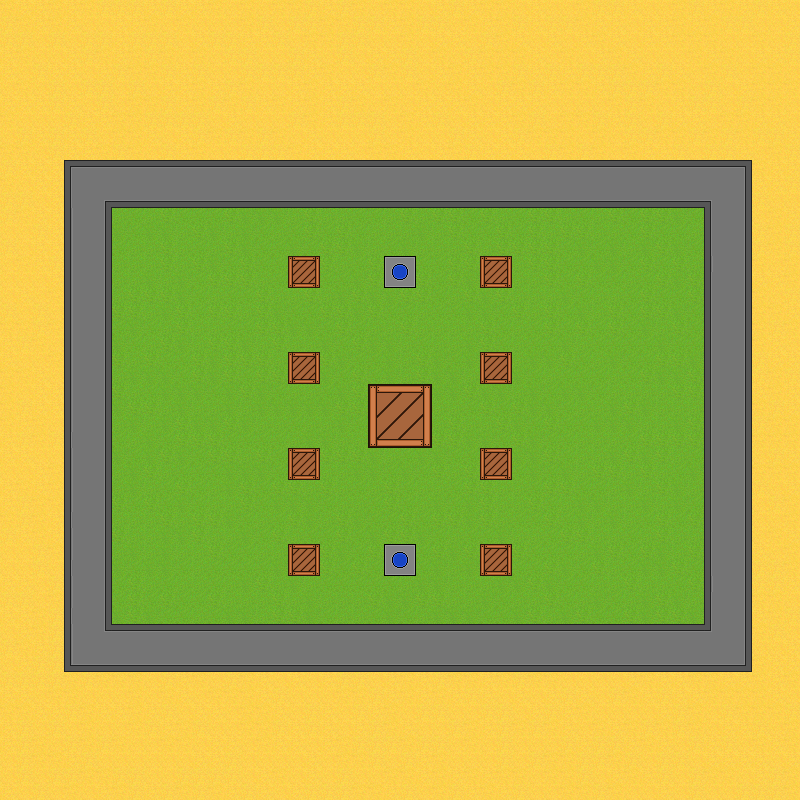

The image is a tile-based game level rendered from a .tmx file. Its description and source (layers, tilesets, objects; grid data summarised) follow:
An orthogonal 50x50 tile map with 16x16 px tiles, 2 tile layers (Ground, obstacles), 2 tilesets and 17 objects (13x collision_full, 2x spawn, 2x weaponspawn).

<map version="1.0" orientation="orthogonal" renderorder="right-down" width="50" height="50" tilewidth="16" tileheight="16" nextobjectid="59">
 <tileset firstgid="1" name="landscapetextures" tilewidth="16" tileheight="16" tilecount="32" columns="8">
  <image source="sprites/landscapetextures.png" width="128" height="64" />
 </tileset>
 <tileset firstgid="33" name="obstaclesSheet" tilewidth="16" tileheight="16" tilecount="128" columns="16">
  <image source="sprites/obstaclesSheet.png" width="256" height="128" />
 </tileset>
 <layer name="Ground" width="50" height="50">
  <data>[2500 cells, 2500 non-empty, 33 distinct tile ids]</data>
 </layer>
 <objectgroup name="spawnpoints">
  <object id="10" name="spawn1" type="spawn" x="170" y="399.167" width="16" height="16">
   <ellipse />
  </object>
  <object id="14" name="spawn2" type="spawn" x="641.666" y="394.333">
   <ellipse />
  </object>
 </objectgroup>
 <layer name="obstacles" width="50" height="50">
  <data>[2500 cells, 56 non-empty, 24 distinct tile ids]</data>
 </layer>
 <objectgroup name="collision">
  <object id="30" name="collision" type="collision_full" x="480" y="255.333" width="32" height="32">
   <properties>
    <property name="collision_level" value="2" />
   </properties>
  </object>
  <object id="46" name="collision" type="collision_full" x="65.3333" y="174" width="644.667" height="32">
   <properties>
    <property name="collision_level" value="2" />
   </properties>
  </object>
  <object id="47" name="collision" type="collision_full" x="69.3333" y="206" width="42.6667" height="424.667">
   <properties>
    <property name="collision_level" value="2" />
   </properties>
  </object>
  <object id="48" name="collision" type="collision_full" x="109.666" y="624.667" width="644.667" height="32">
   <properties>
    <property name="collision_level" value="2" />
   </properties>
  </object>
  <object id="49" name="collision" type="collision_full" x="704.667" y="202.333" width="42.6667" height="424.667">
   <properties>
    <property name="collision_level" value="2" />
   </properties>
  </object>
  <object id="51" name="collision" type="collision_full" x="480" y="352.667" width="32" height="32">
   <properties>
    <property name="collision_level" value="2" />
   </properties>
  </object>
  <object id="52" name="collision" type="collision_full" x="480" y="447.333" width="32" height="32">
   <properties>
    <property name="collision_level" value="2" />
   </properties>
  </object>
  <object id="53" name="collision" type="collision_full" x="288" y="542.667" width="32" height="32">
   <properties>
    <property name="collision_level" value="2" />
   </properties>
  </object>
  <object id="54" name="collision" type="collision_full" x="479.333" y="542.667" width="32" height="32">
   <properties>
    <property name="collision_level" value="2" />
   </properties>
  </object>
  <object id="55" name="collision" type="collision_full" x="286.667" y="448" width="32" height="32">
   <properties>
    <property name="collision_level" value="2" />
   </properties>
  </object>
  <object id="56" name="collision" type="collision_full" x="286.667" y="351.333" width="32" height="32">
   <properties>
    <property name="collision_level" value="2" />
   </properties>
  </object>
  <object id="57" name="collision" type="collision_full" x="287.333" y="254.667" width="32" height="32">
   <properties>
    <property name="collision_level" value="2" />
   </properties>
  </object>
  <object id="58" name="collision" type="collision_full" x="368" y="382.667" width="62.6667" height="64">
   <properties>
    <property name="collision_level" value="2" />
   </properties>
  </object>
 </objectgroup>
 <objectgroup name="weaponspawn">
  <object id="42" name="weaponspawn" x="384.5" y="255.5" width="30.5" height="31" />
  <object id="50" name="weaponspawn" x="384.083" y="544.5" width="30.5" height="31" />
 </objectgroup>
</map>
